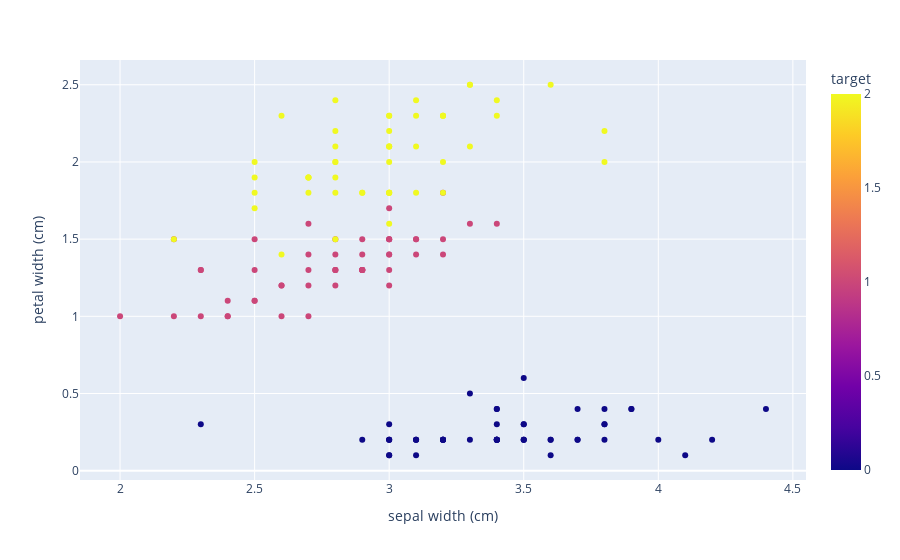

Write notebook code for a chart like this one.
### Code cell
px.scatter(df, x='sepal width (cm)', y='petal width (cm)', color='target')

### Figure 1 — Plotly figure (JSON) as saved in the notebook; plotly's stock layout.template omitted (floating-point values rounded to 4 significant figures; data arrays with more than 128 entries replaced by an {"elided": "..."} marker saying what was removed)
{"data": [{"hovertemplate": "sepal width (cm)=%{x}<br>petal width (cm)=%{y}<br>target=%{marker.color}<extra></extra>", "legendgroup": "", "marker": {"color": {"elided": "150 int values"}, "coloraxis": "coloraxis", "symbol": "circle"}, "mode": "markers", "name": "", "orientation": "v", "showlegend": false, "type": "scatter", "x": {"elided": "150 float values"}, "xaxis": "x", "y": {"elided": "150 float values"}, "yaxis": "y"}], "layout": {"coloraxis": {"colorbar": {"title": {"text": "target"}}, "colorscale": [[0, "#0d0887"], [0.1111, "#46039f"], [0.2222, "#7201a8"], [0.3333, "#9c179e"], [0.4444, "#bd3786"], [0.5556, "#d8576b"], [0.6667, "#ed7953"], [0.7778, "#fb9f3a"], [0.8889, "#fdca26"], [1, "#f0f921"]]}, "legend": {"tracegroupgap": 0}, "margin": {"t": 60}, "xaxis": {"anchor": "y", "domain": [0, 1], "title": {"text": "sepal width (cm)"}}, "yaxis": {"anchor": "x", "domain": [0, 1], "title": {"text": "petal width (cm)"}}}}
